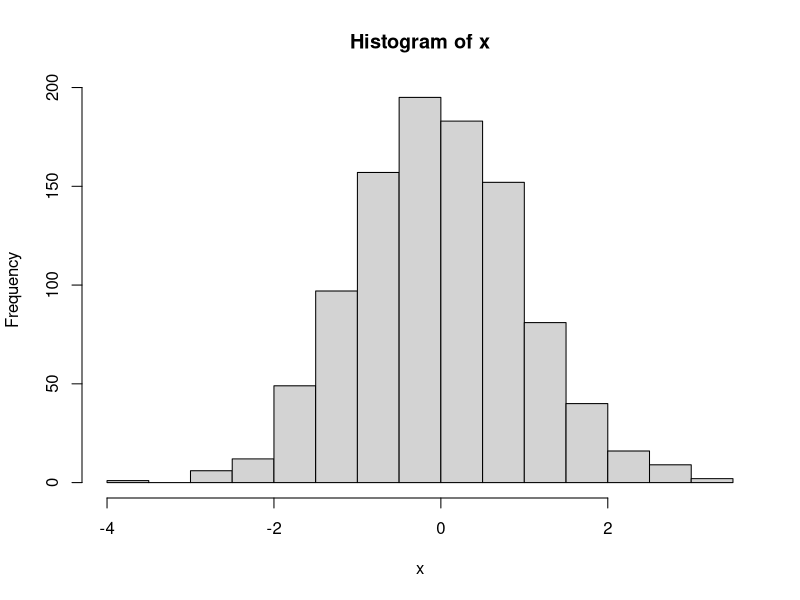

Write the R code that produced this figure.
## ---- chunk 1
knitr::opts_chunk$set(echo = TRUE)
## ---- chunk 2
x <- rnorm(1000)
hist(x)
## ---- chunk 3
var1 = 5+1
print(var1)
## ---- chunk 4
a = 4
b = 8
a+b
a*b
a/b
## ---- chunk 5
for (i in 1:10){
  cat("iteración número", i, "\n")
}
## ---- chunk 6
a=6
b=5
if (a>b){
  print("Hola Mundo")
}

## ---- chunk 7
funciondelauxALCUADRADO <- function(a){
  c = a**a
  return(c)
}
funciondelauxALCUADRADO(2)
## ---- chunk 8
set.seed(27)
y = 11:20
mi_df <- data.frame(x = 1:10,
                    y,
                    w = sample(c("Grupo 1", "Grupo 2"), 10, replace = TRUE))

print(mi_df)
mi_df$z<-3:12
print(mi_df)
print(mi_df[2,1])
print(mi_df[2,"x"])
#Devuelve una lista
print(mi_df["x"])
#devuelve un vector
print(mi_df$x)
#devuelve un df filtrado
subset(mi_df, w=="Grupo 2")
## ---- chunk 9

#definir DataFrame con columnas x1, x2 y e

## ---- chunk 10

# definir b0, b1 y b2
# definir df$y = b0 + b1*df$x1 + b2*df$x2 + df$e

## ---- chunk 11

# myreg <- lm()
#summary(myreg)
## ---- chunk 12

# definir dataframe con columnas x1, x2 y e 
# definir df$y = b0 + b1*df$x1 + b2*df$x2 + df$e
# myreg <- lm()
#summary(myreg)

## ---- chunk 13

# ypred <- ...
# plot(y, ypred)
